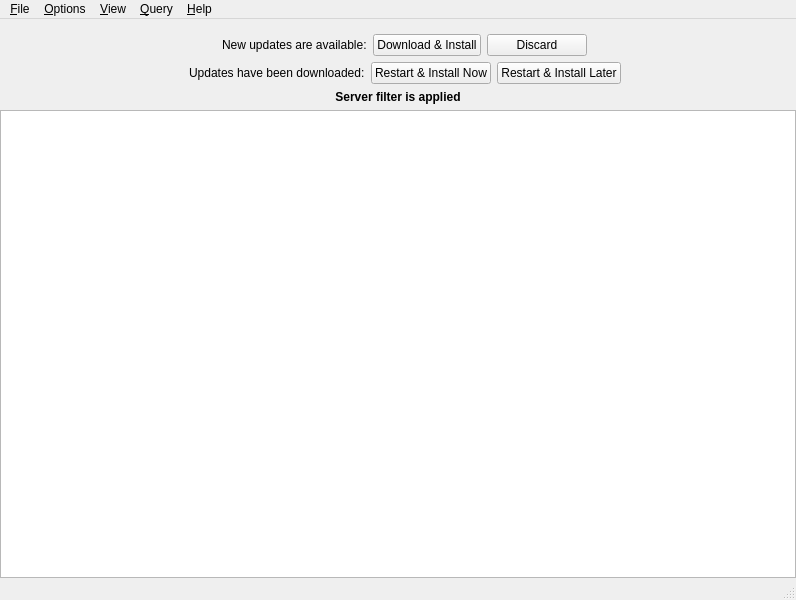
<?xml version="1.0" encoding="UTF-8"?>
<ui version="4.0">
 <class>MainWindowWnd</class>
 <widget class="QMainWindow" name="MainWindowWnd">
  <property name="geometry">
   <rect>
    <x>0</x>
    <y>0</y>
    <width>796</width>
    <height>600</height>
   </rect>
  </property>
  <property name="windowTitle">
   <string>Doomseeker</string>
  </property>
  <property name="toolButtonStyle">
   <enum>Qt::ToolButtonIconOnly</enum>
  </property>
  <widget class="QWidget" name="centralwidget">
   <layout class="QVBoxLayout" name="verticalLayout">
    <property name="leftMargin">
     <number>0</number>
    </property>
    <property name="rightMargin">
     <number>0</number>
    </property>
    <property name="bottomMargin">
     <number>0</number>
    </property>
    <item>
     <widget class="ImportantMessagesWidget" name="importantMessagesWidget" native="true">
      <property name="sizePolicy">
       <sizepolicy hsizetype="Preferred" vsizetype="Maximum">
        <horstretch>0</horstretch>
        <verstretch>0</verstretch>
       </sizepolicy>
      </property>
     </widget>
    </item>
    <item>
     <widget class="QWidget" name="updatesConfirmationWidget" native="true">
      <layout class="QHBoxLayout" name="horizontalLayout">
       <property name="leftMargin">
        <number>0</number>
       </property>
       <property name="topMargin">
        <number>0</number>
       </property>
       <property name="rightMargin">
        <number>0</number>
       </property>
       <property name="bottomMargin">
        <number>0</number>
       </property>
       <item>
        <spacer name="horizontalSpacer">
         <property name="orientation">
          <enum>Qt::Horizontal</enum>
         </property>
         <property name="sizeHint" stdset="0">
          <size>
           <width>40</width>
           <height>20</height>
          </size>
         </property>
        </spacer>
       </item>
       <item>
        <widget class="QLabel" name="lblExclamation1">
         <property name="pixmap">
          <pixmap resource="../../../media/resources.qrc">:/icons/exclamation_16.png</pixmap>
         </property>
        </widget>
       </item>
       <item>
        <widget class="QLabel" name="label">
         <property name="text">
          <string>New updates are available:</string>
         </property>
        </widget>
       </item>
       <item>
        <widget class="QPushButton" name="btnUpdatesDownloadAndInstall">
         <property name="sizePolicy">
          <sizepolicy hsizetype="Maximum" vsizetype="Fixed">
           <horstretch>0</horstretch>
           <verstretch>0</verstretch>
          </sizepolicy>
         </property>
         <property name="minimumSize">
          <size>
           <width>100</width>
           <height>0</height>
          </size>
         </property>
         <property name="text">
          <string>Download &amp;&amp; Install</string>
         </property>
         <property name="icon">
          <iconset resource="../../../media/resources.qrc">
           <normaloff>:/icons/ok.png</normaloff>:/icons/ok.png</iconset>
         </property>
        </widget>
       </item>
       <item>
        <widget class="QPushButton" name="btnUpdatesDiscard">
         <property name="sizePolicy">
          <sizepolicy hsizetype="Maximum" vsizetype="Fixed">
           <horstretch>0</horstretch>
           <verstretch>0</verstretch>
          </sizepolicy>
         </property>
         <property name="minimumSize">
          <size>
           <width>100</width>
           <height>0</height>
          </size>
         </property>
         <property name="text">
          <string>Discard</string>
         </property>
         <property name="icon">
          <iconset resource="../../../media/resources.qrc">
           <normaloff>:/icons/x.png</normaloff>:/icons/x.png</iconset>
         </property>
        </widget>
       </item>
       <item>
        <spacer name="horizontalSpacer_2">
         <property name="orientation">
          <enum>Qt::Horizontal</enum>
         </property>
         <property name="sizeHint" stdset="0">
          <size>
           <width>40</width>
           <height>20</height>
          </size>
         </property>
        </spacer>
       </item>
      </layout>
     </widget>
    </item>
    <item>
     <widget class="QWidget" name="updatesDownloadedWidget" native="true">
      <layout class="QHBoxLayout" name="horizontalLayout_2">
       <property name="leftMargin">
        <number>0</number>
       </property>
       <property name="topMargin">
        <number>0</number>
       </property>
       <property name="rightMargin">
        <number>0</number>
       </property>
       <property name="bottomMargin">
        <number>0</number>
       </property>
       <item>
        <spacer name="horizontalSpacer_3">
         <property name="orientation">
          <enum>Qt::Horizontal</enum>
         </property>
         <property name="sizeHint" stdset="0">
          <size>
           <width>40</width>
           <height>20</height>
          </size>
         </property>
        </spacer>
       </item>
       <item>
        <widget class="QLabel" name="lblExclamation2">
         <property name="text">
          <string/>
         </property>
         <property name="pixmap">
          <pixmap resource="../../../media/resources.qrc">:/icons/exclamation_16.png</pixmap>
         </property>
        </widget>
       </item>
       <item>
        <widget class="QLabel" name="label_4">
         <property name="text">
          <string>Updates have been downloaded:</string>
         </property>
        </widget>
       </item>
       <item>
        <widget class="QPushButton" name="btnUpdatesRestartAndInstallNow">
         <property name="sizePolicy">
          <sizepolicy hsizetype="Maximum" vsizetype="Fixed">
           <horstretch>0</horstretch>
           <verstretch>0</verstretch>
          </sizepolicy>
         </property>
         <property name="minimumSize">
          <size>
           <width>100</width>
           <height>0</height>
          </size>
         </property>
         <property name="text">
          <string>Restart &amp;&amp; Install Now</string>
         </property>
        </widget>
       </item>
       <item>
        <widget class="QPushButton" name="btnUpdatesRestartAndInstallLater">
         <property name="sizePolicy">
          <sizepolicy hsizetype="Maximum" vsizetype="Fixed">
           <horstretch>0</horstretch>
           <verstretch>0</verstretch>
          </sizepolicy>
         </property>
         <property name="minimumSize">
          <size>
           <width>100</width>
           <height>0</height>
          </size>
         </property>
         <property name="text">
          <string>Restart &amp;&amp; Install Later</string>
         </property>
        </widget>
       </item>
       <item>
        <spacer name="horizontalSpacer_4">
         <property name="orientation">
          <enum>Qt::Horizontal</enum>
         </property>
         <property name="sizeHint" stdset="0">
          <size>
           <width>40</width>
           <height>20</height>
          </size>
         </property>
        </spacer>
       </item>
      </layout>
     </widget>
    </item>
    <item>
     <widget class="QLabel" name="lblServerFilterApplied">
      <property name="font">
       <font>
        <weight>75</weight>
        <bold>true</bold>
       </font>
      </property>
      <property name="text">
       <string>Server filter is applied</string>
      </property>
      <property name="alignment">
       <set>Qt::AlignCenter</set>
      </property>
     </widget>
    </item>
    <item>
     <widget class="ServerListView" name="tableServers">
      <property name="editTriggers">
       <set>QAbstractItemView::NoEditTriggers</set>
      </property>
      <property name="selectionBehavior">
       <enum>QAbstractItemView::SelectRows</enum>
      </property>
      <property name="horizontalScrollMode">
       <enum>QAbstractItemView::ScrollPerPixel</enum>
      </property>
      <property name="wordWrap">
       <bool>false</bool>
      </property>
      <attribute name="verticalHeaderVisible">
       <bool>false</bool>
      </attribute>
     </widget>
    </item>
   </layout>
  </widget>
  <widget class="QMenuBar" name="menubar">
   <property name="geometry">
    <rect>
     <x>0</x>
     <y>0</y>
     <width>796</width>
     <height>21</height>
    </rect>
   </property>
   <property name="locale">
    <locale language="English" country="UnitedStates"/>
   </property>
   <widget class="QMenu" name="menuOptions">
    <property name="locale">
     <locale language="English" country="UnitedStates"/>
    </property>
    <property name="title">
     <string>&amp;Options</string>
    </property>
    <addaction name="menuActionConfigure"/>
    <addaction name="menuActionIRCOptions"/>
   </widget>
   <widget class="QMenu" name="menuHelp">
    <property name="title">
     <string>&amp;Help</string>
    </property>
    <addaction name="menuActionHelp"/>
    <addaction name="menuActionCheckForUpdates"/>
    <addaction name="menuActionProgramArgsHelp"/>
    <addaction name="separator"/>
    <addaction name="menuActionAbout"/>
    <addaction name="menuActionAboutQt"/>
   </widget>
   <widget class="QMenu" name="menuFile">
    <property name="title">
     <string>&amp;File</string>
    </property>
    <addaction name="menuActionCreateServer"/>
    <addaction name="menuActionWadseeker"/>
    <addaction name="menuActionUpdateIP2C"/>
    <addaction name="menuActionInstallFreedoom"/>
    <addaction name="separator"/>
    <addaction name="menuActionManageDemos"/>
    <addaction name="menuActionRecordDemo"/>
    <addaction name="separator"/>
    <addaction name="menuActionQuit"/>
   </widget>
   <widget class="QMenu" name="menuView">
    <property name="title">
     <string>&amp;View</string>
    </property>
   </widget>
   <widget class="QMenu" name="menuQuery">
    <property name="title">
     <string>&amp;Query</string>
    </property>
   </widget>
   <addaction name="menuFile"/>
   <addaction name="menuOptions"/>
   <addaction name="menuView"/>
   <addaction name="menuQuery"/>
   <addaction name="menuHelp"/>
  </widget>
  <widget class="QStatusBar" name="statusbar"/>
  <action name="menuActionConfigure">
   <property name="icon">
    <iconset resource="../../../media/resources.qrc">
     <normaloff>:/icons/preferences-system-4.png</normaloff>:/icons/preferences-system-4.png</iconset>
   </property>
   <property name="text">
    <string>&amp;Configure</string>
   </property>
   <property name="shortcut">
    <string>F5</string>
   </property>
   <property name="menuRole">
    <enum>QAction::PreferencesRole</enum>
   </property>
  </action>
  <action name="menuActionAbout">
   <property name="text">
    <string>&amp;About</string>
   </property>
   <property name="menuRole">
    <enum>QAction::AboutRole</enum>
   </property>
  </action>
  <action name="menuActionQuit">
   <property name="text">
    <string>&amp;Quit</string>
   </property>
   <property name="shortcut">
    <string>Ctrl+Q</string>
   </property>
   <property name="menuRole">
    <enum>QAction::QuitRole</enum>
   </property>
  </action>
  <action name="menuActionServerInfo">
   <property name="checkable">
    <bool>true</bool>
   </property>
   <property name="text">
    <string>Server Info</string>
   </property>
   <property name="shortcut">
    <string>I</string>
   </property>
  </action>
  <action name="menuActionWadseeker">
   <property name="icon">
    <iconset resource="../../../media/resources.qrc">
     <normaloff>:/icons/get-wad.png</normaloff>:/icons/get-wad.png</iconset>
   </property>
   <property name="text">
    <string>&amp;Wadseeker</string>
   </property>
   <property name="shortcut">
    <string>Ctrl+Alt+W</string>
   </property>
  </action>
  <action name="menuActionBuddies">
   <property name="checkable">
    <bool>true</bool>
   </property>
   <property name="text">
    <string>&amp;Buddies</string>
   </property>
   <property name="shortcut">
    <string>Ctrl+B</string>
   </property>
  </action>
  <action name="menuActionCreateServer">
   <property name="icon">
    <iconset resource="../../../media/resources.qrc">
     <normaloff>:/icons/create-server.png</normaloff>:/icons/create-server.png</iconset>
   </property>
   <property name="text">
    <string>&amp;Create game</string>
   </property>
   <property name="shortcut">
    <string>Ctrl+S</string>
   </property>
  </action>
  <action name="menuActionLog">
   <property name="checkable">
    <bool>true</bool>
   </property>
   <property name="text">
    <string>&amp;Log</string>
   </property>
   <property name="shortcut">
    <string>Ctrl+L</string>
   </property>
  </action>
  <action name="menuActionHelp">
   <property name="text">
    <string>&amp;Help (Online)</string>
   </property>
   <property name="shortcut">
    <string>F1</string>
   </property>
  </action>
  <action name="menuActionUpdateIP2C">
   <property name="icon">
    <iconset resource="../../../media/resources.qrc">
     <normaloff>:/icons/internet-web-browser.png</normaloff>:/icons/internet-web-browser.png</iconset>
   </property>
   <property name="text">
    <string>&amp;Update IP2C</string>
   </property>
  </action>
  <action name="menuActionViewIRC">
   <property name="checkable">
    <bool>true</bool>
   </property>
   <property name="text">
    <string>&amp;IRC</string>
   </property>
   <property name="shortcut">
    <string>Ctrl+I</string>
   </property>
  </action>
  <action name="menuActionIRCOptions">
   <property name="text">
    <string>&amp;IRC options</string>
   </property>
   <property name="shortcut">
    <string>F6</string>
   </property>
  </action>
  <action name="menuActionAboutQt">
   <property name="text">
    <string>About &amp;Qt</string>
   </property>
   <property name="menuRole">
    <enum>QAction::AboutQtRole</enum>
   </property>
  </action>
  <action name="menuActionRecordDemo">
   <property name="checkable">
    <bool>true</bool>
   </property>
   <property name="icon">
    <iconset resource="../../../media/resources.qrc">
     <normaloff>:/icons/media-record.png</normaloff>:/icons/media-record.png</iconset>
   </property>
   <property name="text">
    <string>&amp;Record demo</string>
   </property>
  </action>
  <action name="menuActionManageDemos">
   <property name="icon">
    <iconset resource="../../../media/resources.qrc">
     <normaloff>:/icons/media-playback-start.png</normaloff>:/icons/media-playback-start.png</iconset>
   </property>
   <property name="text">
    <string>&amp;Demo manager</string>
   </property>
  </action>
  <action name="menuActionCheckForUpdates">
   <property name="icon">
    <iconset resource="../../../media/resources.qrc">
     <normaloff>:/icons/doomseeker_plus.png</normaloff>:/icons/doomseeker_plus.png</iconset>
   </property>
   <property name="text">
    <string>&amp;Check for updates</string>
   </property>
  </action>
  <action name="menuActionProgramArgsHelp">
   <property name="icon">
    <iconset resource="../../../media/resources.qrc">
     <normaloff>:/icons/terminal-32.png</normaloff>:/icons/terminal-32.png</iconset>
   </property>
   <property name="text">
    <string>&amp;Program args</string>
   </property>
  </action>
  <action name="menuActionInstallFreedoom">
   <property name="text">
    <string>Install &amp;Freedoom</string>
   </property>
  </action>
 </widget>
 <customwidgets>
  <customwidget>
   <class>ServerListView</class>
   <extends>QTableView</extends>
   <header>gui/widgets/serverlistview.h</header>
  </customwidget>
  <customwidget>
   <class>ImportantMessagesWidget</class>
   <extends>QWidget</extends>
   <header>gui/widgets/importantmessageswidget.h</header>
   <container>1</container>
  </customwidget>
 </customwidgets>
 <resources>
  <include location="../../../media/resources.qrc"/>
  <include location="../../../media/resources.qrc"/>
  <include location="../../../media/resources.qrc"/>
 </resources>
 <connections>
  <connection>
   <sender>menuActionCheckForUpdates</sender>
   <signal>triggered()</signal>
   <receiver>MainWindowWnd</receiver>
   <slot>checkForUpdatesUserTriggered()</slot>
   <hints>
    <hint type="sourcelabel">
     <x>-1</x>
     <y>-1</y>
    </hint>
    <hint type="destinationlabel">
     <x>397</x>
     <y>299</y>
    </hint>
   </hints>
  </connection>
  <connection>
   <sender>btnUpdatesDiscard</sender>
   <signal>clicked()</signal>
   <receiver>MainWindowWnd</receiver>
   <slot>discardUpdates()</slot>
   <hints>
    <hint type="sourcelabel">
     <x>537</x>
     <y>57</y>
    </hint>
    <hint type="destinationlabel">
     <x>397</x>
     <y>299</y>
    </hint>
   </hints>
  </connection>
  <connection>
   <sender>btnUpdatesDownloadAndInstall</sender>
   <signal>clicked()</signal>
   <receiver>MainWindowWnd</receiver>
   <slot>confirmUpdateInstallation()</slot>
   <hints>
    <hint type="sourcelabel">
     <x>431</x>
     <y>57</y>
    </hint>
    <hint type="destinationlabel">
     <x>397</x>
     <y>299</y>
    </hint>
   </hints>
  </connection>
  <connection>
   <sender>btnUpdatesRestartAndInstallLater</sender>
   <signal>clicked()</signal>
   <receiver>updatesDownloadedWidget</receiver>
   <slot>hide()</slot>
   <hints>
    <hint type="sourcelabel">
     <x>539</x>
     <y>85</y>
    </hint>
    <hint type="destinationlabel">
     <x>622</x>
     <y>89</y>
    </hint>
   </hints>
  </connection>
  <connection>
   <sender>btnUpdatesRestartAndInstallNow</sender>
   <signal>clicked()</signal>
   <receiver>MainWindowWnd</receiver>
   <slot>restartAndInstallUpdatesNow()</slot>
   <hints>
    <hint type="sourcelabel">
     <x>439</x>
     <y>88</y>
    </hint>
    <hint type="destinationlabel">
     <x>792</x>
     <y>105</y>
    </hint>
   </hints>
  </connection>
  <connection>
   <sender>menuActionProgramArgsHelp</sender>
   <signal>triggered()</signal>
   <receiver>MainWindowWnd</receiver>
   <slot>showProgramArgsHelp()</slot>
   <hints>
    <hint type="sourcelabel">
     <x>-1</x>
     <y>-1</y>
    </hint>
    <hint type="destinationlabel">
     <x>397</x>
     <y>299</y>
    </hint>
   </hints>
  </connection>
  <connection>
   <sender>menuActionInstallFreedoom</sender>
   <signal>triggered()</signal>
   <receiver>MainWindowWnd</receiver>
   <slot>showInstallFreedoomDialog()</slot>
   <hints>
    <hint type="sourcelabel">
     <x>-1</x>
     <y>-1</y>
    </hint>
    <hint type="destinationlabel">
     <x>397</x>
     <y>299</y>
    </hint>
   </hints>
  </connection>
 </connections>
 <slots>
  <slot>checkForUpdatesUserTriggered()</slot>
  <slot>confirmUpdateInstallation()</slot>
  <slot>discardUpdates()</slot>
  <slot>restartAndInstallUpdatesNow()</slot>
  <slot>showProgramArgsHelp()</slot>
  <slot>showInstallFreedoomDialog()</slot>
 </slots>
</ui>
